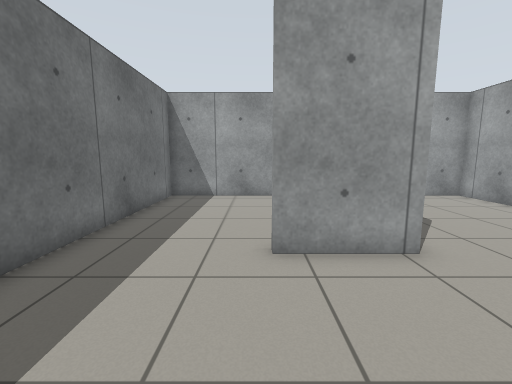
[1] (above)

12 first-person views from a walk through a robot-simulator world made for Gazebo. The camera is 0.99 m above the floor, tilts 8° down and sees 90° across. The floor is counted in squares, 0.5 m on a side. Each view is taken from the middle of a square. On the plan, view 1 faces up. The plan holds only what a view shows up to about 15 squares ahead; the rest is blank. Surface patterns are stand-ins for the level's own textures.

[2]
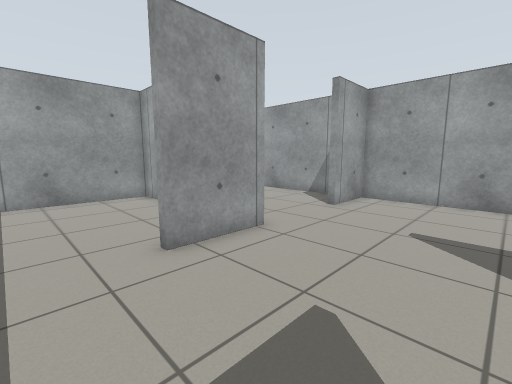

[3]
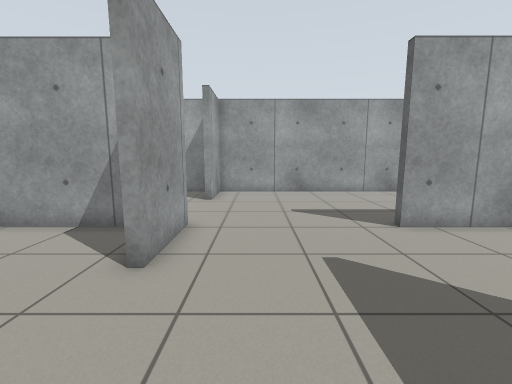

[4]
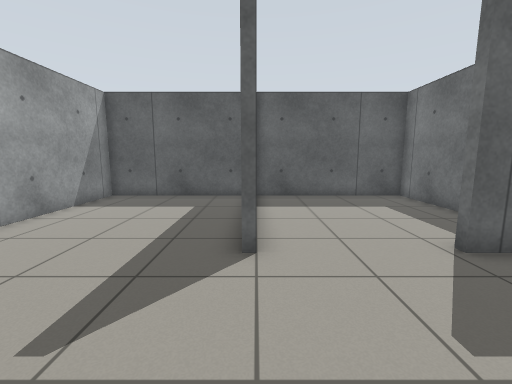

[5]
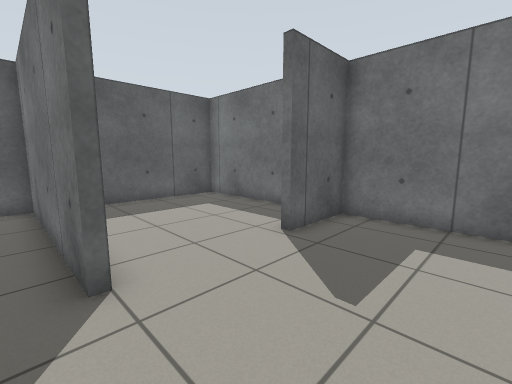

[6]
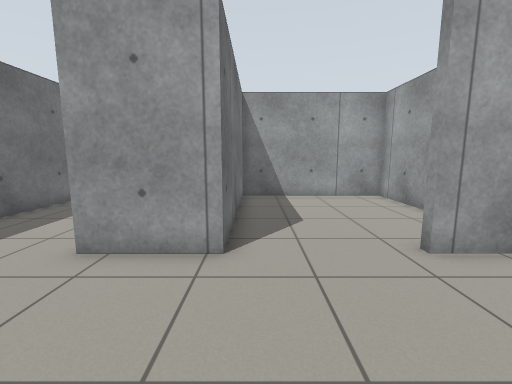

[7]
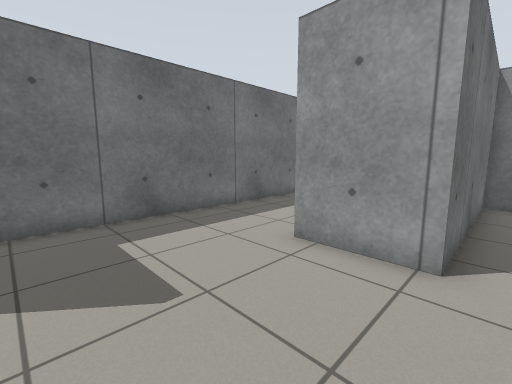

[8]
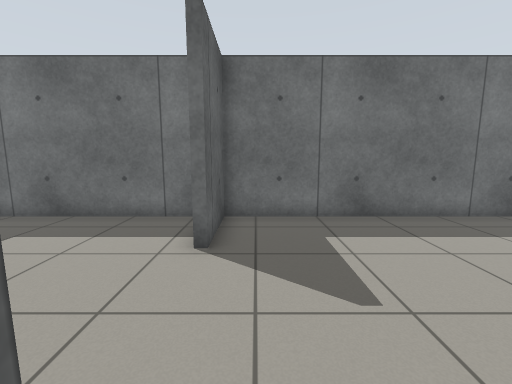

[9]
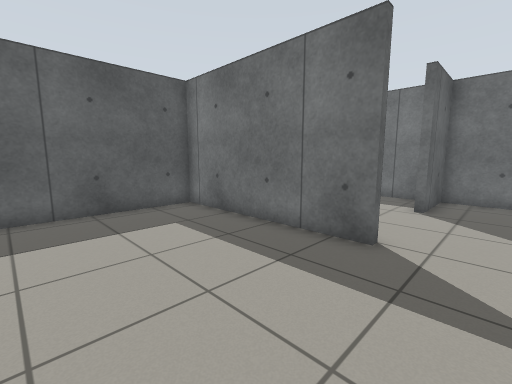

[10]
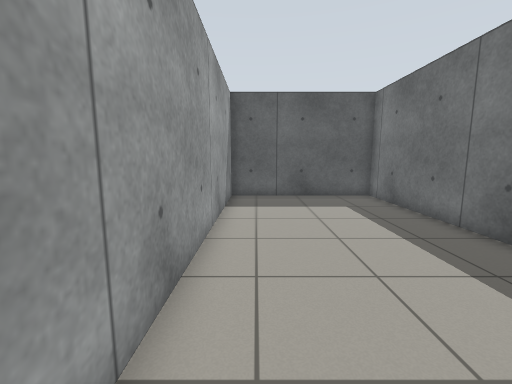

[11]
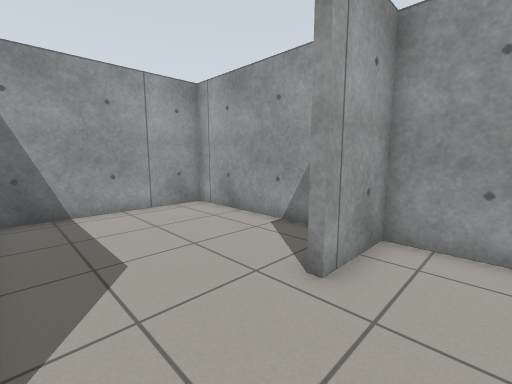

[12]
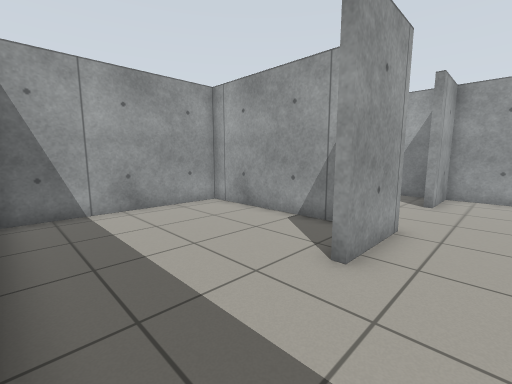

### Floor plan
Ten units are one square. View 1 is at (0, 0); x grows to the right and y downward. Boxes are objects, and circles mark ways between rooms. Rooms are numbered by the first view taken in them; rooms with no view inside come last. Other rooms are left out.
<svg viewBox="-47 -132 154 224">
<path fill="none" stroke="#000" d="M33 -50 3 -50 3 -54M30 25 30 10 33 10 33 87 102 87 102 -50 75 -50M30 -66 30 -127 -42 -127 -42 10 -13 10M102 -58 102 -127 33 -127 33 -50M30 42 30 25M-42 20 -42 87 30 87"/>
<circle cx="55" cy="-50" r="3" fill="#2a7"/>
<circle cx="0" cy="20" r="3" fill="#2a7"/>
<text x="20" y="-20">1</text>
<text x="60" y="-90">2</text>
<text x="-10" y="50">3</text>
</svg>
Room 1 opens to room 2. Room 1 opens to room 3.

Where each view was taken, in squares from view 1:
view 1: 0 up, 0 right, facing up
view 2: 0 up, 2 left, facing up-right
view 3: 3 up, 4 left, facing right
view 4: 4 up, 3 right, facing down
view 5: 3 up, 4 right, facing down-left
view 6: 0 up, 4 right, facing up
view 7: 0 up, 4 right, facing up-left
view 8: 0 up, 4 right, facing left
view 9: 1 up, 9 right, facing down-left
view 10: 4 up, 9 right, facing down
view 11: 3 up, 4 right, facing up-right
view 12: 3 up, 4 left, facing up-right
